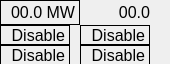
    <widget class="QFrame" name="status_gun_3">
     <property name="geometry">
      <rect>
       <x>200</x>
       <y>250</y>
       <width>170</width>
       <height>64</height>
      </rect>
     </property>
     <property name="font">
      <font>
       <pointsize>12</pointsize>
      </font>
     </property>
     <property name="frameShape">
      <enum>QFrame::NoFrame</enum>
     </property>
     <property name="frameShadow">
      <enum>QFrame::Plain</enum>
     </property>
     <widget class="PyDMLabel" name="pwr_gun_17">
      <property name="geometry">
       <rect>
        <x>0</x>
        <y>45</y>
        <width>70</width>
        <height>20</height>
       </rect>
      </property>
      <property name="maximumSize">
       <size>
        <width>110</width>
        <height>40</height>
       </size>
      </property>
      <property name="font">
       <font>
        <pointsize>12</pointsize>
       </font>
      </property>
      <property name="toolTip">
       <string/>
      </property>
      <property name="styleSheet">
       <string notr="true">PyDMLabel {
  border-radius: 2px;
}
PyDMLabel[alarmSensitiveBorder=&quot;true&quot;][alarmSeverity=&quot;0&quot;] {
  background-color: rgb(0,0,10);
  color: rgb(0,255,0);
}

PyDMLabel[alarmSensitiveBorder=&quot;true&quot;][alarmSeverity=&quot;1&quot;] {
  background-color: rgb(0,0,10);
  color: rgb(255,255,0);
}

PyDMLabel[alarmSensitiveBorder=&quot;true&quot;][alarmSeverity=&quot;2&quot;] {
  background-color: rgb(255,0,0);
  color: rgb(255,255,255);
}

PyDMLabel[alarmSensitiveBorder=&quot;true&quot;][alarmSeverity=&quot;3&quot;] {
  background-color: rgb(192,0,255);
  color: rgb(255,255,0);
}

PyDMLabel[alarmSensitiveBorder=&quot;true&quot;][alarmSeverity=&quot;4&quot;] {
  color: rgb(218,218,218);
  background-color: rgb(25,25,25);
}</string>
      </property>
      <property name="frameShape">
       <enum>QFrame::Box</enum>
      </property>
      <property name="frameShadow">
       <enum>QFrame::Plain</enum>
      </property>
      <property name="text">
       <string>Disable</string>
      </property>
      <property name="alignment">
       <set>Qt::AlignRight|Qt::AlignTrailing|Qt::AlignVCenter</set>
      </property>
      <property name="precision" stdset="0">
       <number>1</number>
      </property>
      <property name="showUnits" stdset="0">
       <bool>true</bool>
      </property>
      <property name="precisionFromPV" stdset="0">
       <bool>false</bool>
      </property>
      <property name="alarmSensitiveContent" stdset="0">
       <bool>false</bool>
      </property>
      <property name="alarmSensitiveBorder" stdset="0">
       <bool>true</bool>
      </property>
      <property name="PyDMToolTip" stdset="0">
       <string/>
      </property>
      <property name="channel" stdset="0">
       <string>KLYS:LI10:41:SFB_ADIS</string>
      </property>
      <property name="enableRichText" stdset="0">
       <bool>false</bool>
      </property>
     </widget>
     <widget class="PyDMLabel" name="pwr_gun_18">
      <property name="geometry">
       <rect>
        <x>80</x>
        <y>25</y>
        <width>70</width>
        <height>20</height>
       </rect>
      </property>
      <property name="maximumSize">
       <size>
        <width>110</width>
        <height>40</height>
       </size>
      </property>
      <property name="font">
       <font>
        <pointsize>12</pointsize>
       </font>
      </property>
      <property name="toolTip">
       <string/>
      </property>
      <property name="styleSheet">
       <string notr="true">PyDMLabel {
  border-radius: 2px;
}
PyDMLabel[alarmSensitiveBorder=&quot;true&quot;][alarmSeverity=&quot;0&quot;] {
  background-color: rgb(0,0,10);
  color: rgb(0,255,0);
}

PyDMLabel[alarmSensitiveBorder=&quot;true&quot;][alarmSeverity=&quot;1&quot;] {
  background-color: rgb(0,0,10);
  color: rgb(255,255,0);
}

PyDMLabel[alarmSensitiveBorder=&quot;true&quot;][alarmSeverity=&quot;2&quot;] {
  background-color: rgb(255,0,0);
  color: rgb(255,255,255);
}

PyDMLabel[alarmSensitiveBorder=&quot;true&quot;][alarmSeverity=&quot;3&quot;] {
  background-color: rgb(192,0,255);
  color: rgb(255,255,0);
}

PyDMLabel[alarmSensitiveBorder=&quot;true&quot;][alarmSeverity=&quot;4&quot;] {
  color: rgb(218,218,218);
  background-color: rgb(25,25,25);
}</string>
      </property>
      <property name="frameShape">
       <enum>QFrame::Box</enum>
      </property>
      <property name="frameShadow">
       <enum>QFrame::Plain</enum>
      </property>
      <property name="text">
       <string>Disable</string>
      </property>
      <property name="alignment">
       <set>Qt::AlignRight|Qt::AlignTrailing|Qt::AlignVCenter</set>
      </property>
      <property name="precision" stdset="0">
       <number>1</number>
      </property>
      <property name="showUnits" stdset="0">
       <bool>true</bool>
      </property>
      <property name="precisionFromPV" stdset="0">
       <bool>false</bool>
      </property>
      <property name="alarmSensitiveContent" stdset="0">
       <bool>false</bool>
      </property>
      <property name="alarmSensitiveBorder" stdset="0">
       <bool>true</bool>
      </property>
      <property name="PyDMToolTip" stdset="0">
       <string/>
      </property>
      <property name="channel" stdset="0">
       <string>KLYS:LI10:41:PFBST</string>
      </property>
      <property name="enableRichText" stdset="0">
       <bool>false</bool>
      </property>
     </widget>
     <widget class="PyDMLabel" name="pwr_gun_19">
      <property name="geometry">
       <rect>
        <x>0</x>
        <y>25</y>
        <width>70</width>
        <height>20</height>
       </rect>
      </property>
      <property name="maximumSize">
       <size>
        <width>110</width>
        <height>40</height>
       </size>
      </property>
      <property name="font">
       <font>
        <pointsize>12</pointsize>
       </font>
      </property>
      <property name="toolTip">
       <string/>
      </property>
      <property name="styleSheet">
       <string notr="true">PyDMLabel {
  border-radius: 2px;
}
PyDMLabel[alarmSensitiveBorder=&quot;true&quot;][alarmSeverity=&quot;0&quot;] {
  background-color: rgb(0,0,10);
  color: rgb(0,255,0);
}

PyDMLabel[alarmSensitiveBorder=&quot;true&quot;][alarmSeverity=&quot;1&quot;] {
  background-color: rgb(0,0,10);
  color: rgb(255,255,0);
}

PyDMLabel[alarmSensitiveBorder=&quot;true&quot;][alarmSeverity=&quot;2&quot;] {
  background-color: rgb(255,0,0);
  color: rgb(255,255,255);
}

PyDMLabel[alarmSensitiveBorder=&quot;true&quot;][alarmSeverity=&quot;3&quot;] {
  background-color: rgb(192,0,255);
  color: rgb(255,255,0);
}

PyDMLabel[alarmSensitiveBorder=&quot;true&quot;][alarmSeverity=&quot;4&quot;] {
  color: rgb(218,218,218);
  background-color: rgb(25,25,25);
}</string>
      </property>
      <property name="frameShape">
       <enum>QFrame::Box</enum>
      </property>
      <property name="frameShadow">
       <enum>QFrame::Plain</enum>
      </property>
      <property name="text">
       <string>Disable</string>
      </property>
      <property name="alignment">
       <set>Qt::AlignRight|Qt::AlignTrailing|Qt::AlignVCenter</set>
      </property>
      <property name="precision" stdset="0">
       <number>1</number>
      </property>
      <property name="showUnits" stdset="0">
       <bool>true</bool>
      </property>
      <property name="precisionFromPV" stdset="0">
       <bool>false</bool>
      </property>
      <property name="alarmSensitiveContent" stdset="0">
       <bool>false</bool>
      </property>
      <property name="alarmSensitiveBorder" stdset="0">
       <bool>true</bool>
      </property>
      <property name="PyDMToolTip" stdset="0">
       <string/>
      </property>
      <property name="channel" stdset="0">
       <string>KLYS:LI10:41:AFBST</string>
      </property>
      <property name="enableRichText" stdset="0">
       <bool>false</bool>
      </property>
     </widget>
     <widget class="PyDMLabel" name="pwr_gun_20">
      <property name="geometry">
       <rect>
        <x>80</x>
        <y>45</y>
        <width>70</width>
        <height>20</height>
       </rect>
      </property>
      <property name="maximumSize">
       <size>
        <width>110</width>
        <height>40</height>
       </size>
      </property>
      <property name="font">
       <font>
        <pointsize>12</pointsize>
       </font>
      </property>
      <property name="toolTip">
       <string/>
      </property>
      <property name="styleSheet">
       <string notr="true">PyDMLabel {
  border-radius: 2px;
}
PyDMLabel[alarmSensitiveBorder=&quot;true&quot;][alarmSeverity=&quot;0&quot;] {
  background-color: rgb(0,0,10);
  color: rgb(0,255,0);
}

PyDMLabel[alarmSensitiveBorder=&quot;true&quot;][alarmSeverity=&quot;1&quot;] {
  background-color: rgb(0,0,10);
  color: rgb(255,255,0);
}

PyDMLabel[alarmSensitiveBorder=&quot;true&quot;][alarmSeverity=&quot;2&quot;] {
  background-color: rgb(255,0,0);
  color: rgb(255,255,255);
}

PyDMLabel[alarmSensitiveBorder=&quot;true&quot;][alarmSeverity=&quot;3&quot;] {
  background-color: rgb(192,0,255);
  color: rgb(255,255,0);
}

PyDMLabel[alarmSensitiveBorder=&quot;true&quot;][alarmSeverity=&quot;4&quot;] {
  color: rgb(218,218,218);
  background-color: rgb(25,25,25);
}</string>
      </property>
      <property name="frameShape">
       <enum>QFrame::Box</enum>
      </property>
      <property name="frameShadow">
       <enum>QFrame::Plain</enum>
      </property>
      <property name="text">
       <string>Disable</string>
      </property>
      <property name="alignment">
       <set>Qt::AlignRight|Qt::AlignTrailing|Qt::AlignVCenter</set>
      </property>
      <property name="precision" stdset="0">
       <number>1</number>
      </property>
      <property name="showUnits" stdset="0">
       <bool>true</bool>
      </property>
      <property name="precisionFromPV" stdset="0">
       <bool>false</bool>
      </property>
      <property name="alarmSensitiveContent" stdset="0">
       <bool>false</bool>
      </property>
      <property name="alarmSensitiveBorder" stdset="0">
       <bool>true</bool>
      </property>
      <property name="PyDMToolTip" stdset="0">
       <string/>
      </property>
      <property name="channel" stdset="0">
       <string>KLYS:LI10:41:SFB_PDIS</string>
      </property>
      <property name="enableRichText" stdset="0">
       <bool>false</bool>
      </property>
     </widget>
     <widget class="PyDMLabel" name="pwr_gun_12">
      <property name="geometry">
       <rect>
        <x>0</x>
        <y>0</y>
        <width>80</width>
        <height>25</height>
       </rect>
      </property>
      <property name="maximumSize">
       <size>
        <width>110</width>
        <height>40</height>
       </size>
      </property>
      <property name="font">
       <font>
        <pointsize>12</pointsize>
       </font>
      </property>
      <property name="toolTip">
       <string/>
      </property>
      <property name="styleSheet">
       <string notr="true">PyDMLabel {
  border-radius: 2px;
}
PyDMLabel[alarmSensitiveBorder=&quot;true&quot;][alarmSeverity=&quot;0&quot;] {
  background-color: rgb(0,0,10);
  color: rgb(0,255,0);
}

PyDMLabel[alarmSensitiveBorder=&quot;true&quot;][alarmSeverity=&quot;1&quot;] {
  background-color: rgb(0,0,10);
  color: rgb(255,255,0);
}

PyDMLabel[alarmSensitiveBorder=&quot;true&quot;][alarmSeverity=&quot;2&quot;] {
  background-color: rgb(255,0,0);
  color: rgb(255,255,255);
}

PyDMLabel[alarmSensitiveBorder=&quot;true&quot;][alarmSeverity=&quot;3&quot;] {
  background-color: rgb(192,0,255);
  color: rgb(255,255,0);
}

PyDMLabel[alarmSensitiveBorder=&quot;true&quot;][alarmSeverity=&quot;4&quot;] {
  color: rgb(218,218,218);
  background-color: rgb(25,25,25);
}</string>
      </property>
      <property name="frameShape">
       <enum>QFrame::Box</enum>
      </property>
      <property name="frameShadow">
       <enum>QFrame::Plain</enum>
      </property>
      <property name="text">
       <string>00.0 MW</string>
      </property>
      <property name="alignment">
       <set>Qt::AlignRight|Qt::AlignTrailing|Qt::AlignVCenter</set>
      </property>
      <property name="precision" stdset="0">
       <number>1</number>
      </property>
      <property name="showUnits" stdset="0">
       <bool>true</bool>
      </property>
      <property name="precisionFromPV" stdset="0">
       <bool>false</bool>
      </property>
      <property name="alarmSensitiveContent" stdset="0">
       <bool>false</bool>
      </property>
      <property name="alarmSensitiveBorder" stdset="0">
       <bool>true</bool>
      </property>
      <property name="PyDMToolTip" stdset="0">
       <string/>
      </property>
      <property name="channel" stdset="0">
       <string>ACCL:LI10:41:POWER_W0CH0</string>
      </property>
      <property name="enableRichText" stdset="0">
       <bool>false</bool>
      </property>
     </widget>
     <widget class="PyDMLabel" name="phi_gun_8">
      <property name="geometry">
       <rect>
        <x>90</x>
        <y>0</y>
        <width>60</width>
        <height>25</height>
       </rect>
      </property>
      <property name="maximumSize">
       <size>
        <width>60</width>
        <height>40</height>
       </size>
      </property>
      <property name="font">
       <font>
        <pointsize>12</pointsize>
       </font>
      </property>
      <property name="toolTip">
       <string/>
      </property>
      <property name="styleSheet">
       <string notr="true">PyDMLabel {
  border-radius: 5px;
}
PyDMLabel[alarmSensitiveBorder=&quot;true&quot;][alarmSeverity=&quot;0&quot;] {
  background-color: rgb(0,0,10);
  color: rgb(0,255,0);
}

PyDMLabel[alarmSensitiveBorder=&quot;true&quot;][alarmSeverity=&quot;1&quot;] {
  background-color: rgb(0,0,10);
  color: rgb(255,255,0);
}

PyDMLabel[alarmSensitiveBorder=&quot;true&quot;][alarmSeverity=&quot;2&quot;] {
  background-color: rgb(255,0,0);
  color: rgb(255,255,255);
}

PyDMLabel[alarmSensitiveBorder=&quot;true&quot;][alarmSeverity=&quot;3&quot;] {
  background-color: rgb(192,0,255);
  color: rgb(255,255,0);
}

PyDMLabel[alarmSensitiveBorder=&quot;true&quot;][alarmSeverity=&quot;4&quot;] {
  color: rgb(218,218,218);
  background-color: rgb(25,25,25);
}</string>
      </property>
      <property name="text">
       <string>00.0</string>
      </property>
      <property name="alignment">
       <set>Qt::AlignRight|Qt::AlignTrailing|Qt::AlignVCenter</set>
      </property>
      <property name="precision" stdset="0">
       <number>1</number>
      </property>
      <property name="showUnits" stdset="0">
       <bool>false</bool>
      </property>
      <property name="precisionFromPV" stdset="0">
       <bool>false</bool>
      </property>
      <property name="alarmSensitiveContent" stdset="0">
       <bool>true</bool>
      </property>
      <property name="alarmSensitiveBorder" stdset="0">
       <bool>true</bool>
      </property>
      <property name="PyDMToolTip" stdset="0">
       <string/>
      </property>
      <property name="channel" stdset="0">
       <string>ACCL:LI10:41:PHASE_W0CH0</string>
      </property>
      <property name="enableRichText" stdset="0">
       <bool>false</bool>
      </property>
     </widget>
    </widget>
